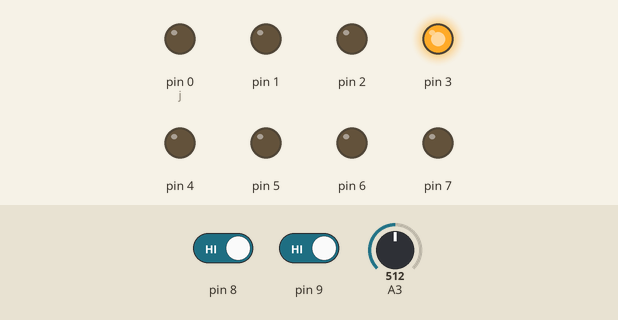
Bench run of a sketch on a simulated Arduino Uno, built with avr-gcc and run on an emulated ATmega328P. On the bench: output pins drawn as LEDs (lit = HIGH). Dashed ring = blinking. The inputs (shaded band) are chosen by the test bench; at power-on: A3 = 512, pin 8 HIGH, pin 9 HIGH. Random numbers use the default seed unless the sketch sets one.

Above: at 1.8 s.
1.9 s: A3 set to 4
At 3.4 s:
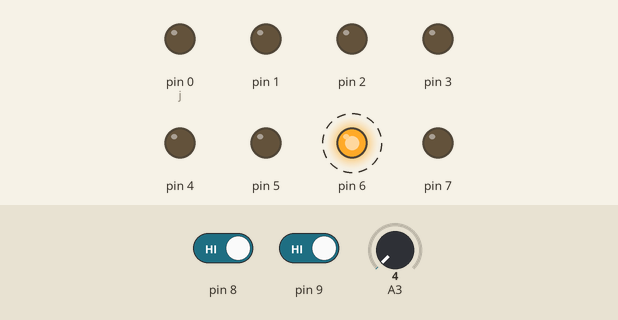
5.0 s: A3 set to 1
At 7.6 s:
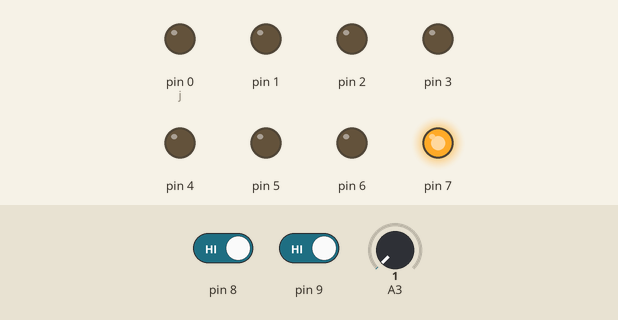
8.1 s: A3 set to 18
At 11.1 s:
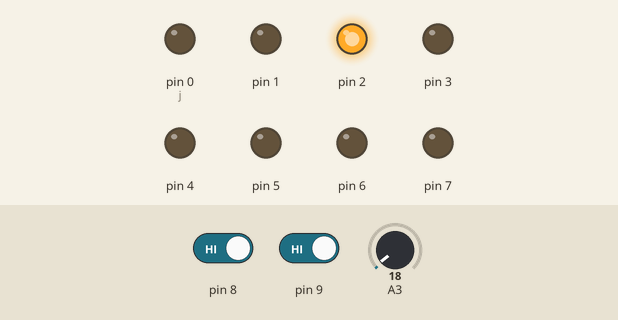
11.2 s: pin 8 driven LOW
14.3 s: pin 8 driven HIGH
At 17.3 s:
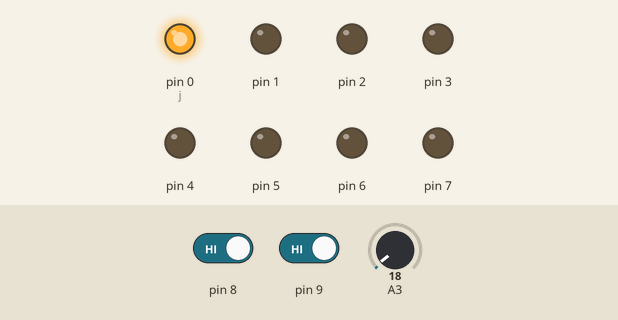
17.4 s: pin 9 driven LOW
Timing chart, 0 to 31.0 s (numbered marks = the images above; inputs shaded):
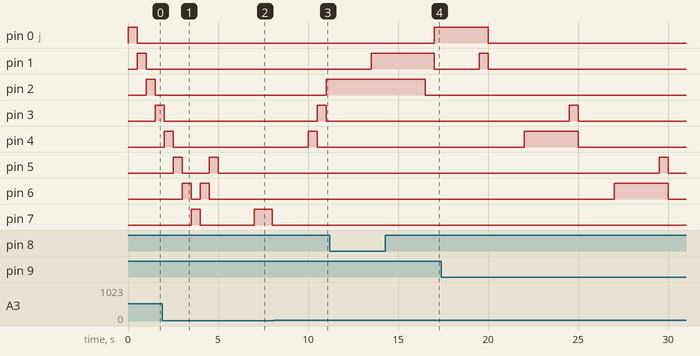

The sketch:

Blink.ino
```cpp
/*int sensorPin = A3;
bool x = 0;
int i=0;

// the setup function runs once when you press reset or power the board
void setup() {
  // initialize digital pin LED_BUILTIN as an output.
  pinMode(LED_BUILTIN, OUTPUT);
  pinMode(7,OUTPUT);
  pinMode(6,OUTPUT);
  pinMode(5,OUTPUT);
  pinMode(4,OUTPUT);
  pinMode(3,OUTPUT);
  pinMode(2,OUTPUT);
  //pinMode(1,OUTPUT);
  pinMode(8, INPUT_PULLUP);
}*/

// the loop function runs over and over again forever
//void loop() {
  /*digitalWrite(LED_BUILTIN, HIGH);   // turn the LED on (HIGH is the voltage level)
  delay(100);                       // wait for a second
  digitalWrite(LED_BUILTIN, LOW);    // turn the LED off by making the voltage LOW
  delay(100);  // wait for a second
  digitalWrite(5, HIGH);
  delay(1000);
  digitalWrite(5, LOW);
  delay(1000);*/
  /*digitalWrite(3, HIGH);
  delay(500);
  digitalWrite(3, LOW);
  digitalWrite(4, HIGH);
  delay(500);
  digitalWrite(4, LOW);
  digitalWrite(5, HIGH);
  delay(500);
  digitalWrite(5, LOW);
  digitalWrite(6, HIGH);
  delay(500);
  digitalWrite(6, LOW);
  digitalWrite(7, HIGH);
  delay(500);
  digitalWrite(7, LOW);
  digitalWrite(6, HIGH);
  delay(500);
  digitalWrite(6, LOW);
  digitalWrite(5, HIGH);
  delay(500);
  digitalWrite(5, LOW);
  digitalWrite(4, HIGH);
  delay(500);
  digitalWrite(4, LOW); */
  //digitalWrite(3, HIGH);
  //delay(500);


//}


// PROGRAM 5
/*void loop() {
  digitalWrite(LED_BUILTIN, HIGH);   // turn the LED on (HIGH is the voltage level)
  delay(100);                       // wait for a 0.1*second
  delay(500);
  delay(1000);
  digitalWrite(LED_BUILTIN, LOW);    // turn the LED off by making the voltage LOW
  delay(100);  // wait for a 0.1*second
  delay(500);
  delay(1000);
} */

// PROGRAM 6

//void loop() {
  /*digitalWrite(LED_BUILTIN, HIGH);   // turn the LED on (HIGH is the voltage level)
  delay(100);                       // wait for a second
  digitalWrite(LED_BUILTIN, LOW);    // turn the LED off by making the voltage LOW
  delay(100);  // wait for a second
  digitalWrite(5, HIGH);
  delay(1000);
  digitalWrite(5, LOW);
  delay(1000);*/
 /* digitalWrite(3, HIGH);
  delay(500);
  digitalWrite(3, LOW);
  digitalWrite(4, HIGH);
  delay(500);
  digitalWrite(4, LOW);
  digitalWrite(5, HIGH);
  delay(500);
  digitalWrite(5, LOW);
  digitalWrite(6, HIGH);
  delay(500);
  digitalWrite(6, LOW);
  digitalWrite(7, HIGH);
  delay(500);
  digitalWrite(7, LOW);
  digitalWrite(6, HIGH);
  delay(500);
  digitalWrite(6, LOW);
  digitalWrite(5, HIGH);
  delay(500);
  digitalWrite(5, LOW);
  digitalWrite(4, HIGH);
  delay(500);
  digitalWrite(4, LOW);
} */


// PROGRAM 7
/*void loop() {

  if (digitalRead(8) == LOW) {
  digitalWrite(5, HIGH); }
  if (digitalRead(8) == HIGH) {
  digitalWrite(5, LOW); }

}*/

// PROGRAM 8
/*
const int S1 = 8;const int S2 = 9;

int StanS1 = 0;int StanS2 = 0;

void setup() {
  pinMode(0,OUTPUT);pinMode(1,OUTPUT);pinMode(2,OUTPUT);pinMode(3,OUTPUT);pinMode(4,OUTPUT);pinMode(5,OUTPUT);pinMode(6,OUTPUT);pinMode(7,OUTPUT);
  pinMode(S1,INPUT);pinMode(S2,INPUT);
}

void loop() {
StanS1 = digitalRead(S1); StanS2 = digitalRead(S2);

if(StanS1 == HIGH && StanS2 == LOW){
 digitalWrite(0, HIGH);delay(200);
 digitalWrite(1, HIGH);delay(200);
 digitalWrite(2, HIGH);delay(200);
 digitalWrite(3, HIGH);delay(200);
 digitalWrite(4, HIGH);delay(200);
 digitalWrite(5, HIGH);delay(200);
 digitalWrite(6, HIGH);delay(200);
 digitalWrite(7, HIGH);delay(200);
 digitalWrite(0, LOW);delay(200);
 digitalWrite(1, LOW);delay(200);
 digitalWrite(2, LOW);delay(200);
 digitalWrite(3, LOW);delay(200);
 digitalWrite(4, LOW);delay(200);
 digitalWrite(5, LOW);delay(200);
 digitalWrite(6, LOW);delay(200);
 digitalWrite(7, LOW);delay(200);
}else if(StanS1 == LOW && StanS2 == LOW){
 digitalWrite(7, HIGH);delay(200);
 digitalWrite(6, HIGH);delay(200);
 digitalWrite(5, HIGH);delay(200);
 digitalWrite(4, HIGH);delay(200);
 digitalWrite(3, HIGH);delay(200);
 digitalWrite(2, HIGH);delay(200);
 digitalWrite(1, HIGH);delay(200);
 digitalWrite(0, HIGH);delay(200);
 digitalWrite(7, LOW);delay(200);
 digitalWrite(6, LOW);delay(200);
 digitalWrite(5, LOW);delay(200);
 digitalWrite(4, LOW);delay(200);
 digitalWrite(3, LOW);delay(200);
 digitalWrite(2, LOW);delay(200);
 digitalWrite(1, LOW);delay(200);
 digitalWrite(0, LOW);delay(200);
}if(StanS1 == HIGH && StanS2 == HIGH){
 digitalWrite(0, HIGH);delay(200);
 digitalWrite(1, HIGH);delay(200);
 digitalWrite(0, LOW);delay(200);
 digitalWrite(2, HIGH);delay(200);
 digitalWrite(1, LOW);delay(200);
 digitalWrite(3, HIGH);delay(200);
 digitalWrite(2, LOW);delay(200);
 digitalWrite(4, HIGH);delay(200);
 digitalWrite(3, LOW);delay(200);
 digitalWrite(5, HIGH);delay(200);
 digitalWrite(4, LOW);delay(200);
 digitalWrite(6, HIGH);delay(200);
 digitalWrite(5, LOW);delay(200);
 digitalWrite(7, HIGH);delay(200);
 digitalWrite(6, LOW);delay(200);
 digitalWrite(7, LOW);delay(200);
}else if(StanS1 == LOW && StanS2 == HIGH){
 digitalWrite(7, HIGH);delay(200);
 digitalWrite(6, HIGH);delay(200);
 digitalWrite(7, LOW);delay(200);
 digitalWrite(5, HIGH);delay(200);
 digitalWrite(6, LOW);delay(200);
 digitalWrite(4, HIGH);delay(200);
 digitalWrite(5, LOW);delay(200);
 digitalWrite(3, HIGH);delay(200);
 digitalWrite(4, LOW); delay(200);
 digitalWrite(2, HIGH); delay(200);
 digitalWrite(3, LOW); delay(200);
 digitalWrite(1, HIGH); delay(200);
 digitalWrite(2, LOW); delay(200);
 digitalWrite(0, HIGH);delay(200);
 digitalWrite(1, LOW); delay(200);
 digitalWrite(0, LOW); delay(200);
}
}*/

// PROGRAM 8C

int t = 500, i = 0, j = 0, k = 0, a = -1, w = 0, s=0, b = 0, l = 0, sw3 = 0, r = 0;
void setup() {

  pinMode(0, OUTPUT);
  pinMode(1, OUTPUT);
  pinMode(2, OUTPUT);
  pinMode(3, OUTPUT);

  pinMode(4, OUTPUT);
  pinMode(5, OUTPUT);
  pinMode(6, OUTPUT);
  pinMode(7, OUTPUT);

  pinMode(8, INPUT);
  pinMode(10, INPUT);
  pinMode(11, INPUT);
  pinMode(12, INPUT);
  pinMode(13, INPUT);
}


void loop() {

  //if (digitalRead(13) == LOW) digitalWrite(3, HIGH);
  //else digitalWrite(3, LOW);

if (sw3 == 0){
  k = (i-a)%8;
  j = i%8;
  if(j == 7 || j == 0) a = -a;


  digitalWrite(j, HIGH);
  digitalWrite(k, LOW);
  delay(t);

  i+=a;
} else {

    digitalWrite(r, LOW);
    r = random(8);
    digitalWrite(r, HIGH);
    delay(1000);
}

  if (digitalRead(8) == LOW && s == 0) {
    s = 1;
    a = -a;
    //digitalWrite(3, HIGH);
    //delay(3000);
  }


// switch 2 -------------------------------------
  if (digitalRead(9) == LOW && s == 0 && b == 0) {
    s = 1; b = 1;
    a = 3;
    //digitalWrite(3, HIGH);
    //delay(3000);
  }
  else if (digitalRead(9) == LOW && s == 0 && b == 1){
    s = 1; b = 0; a = -1;
    for (l = 0; l < 8; l++)
      digitalWrite(l, LOW);
  }

//switch 3 --------------------

  w = analogRead(A3);
  if (w <= 2 && s == 0 && sw3 == 0) {
    s = 1; sw3 = 1;
    for (l = 0; l < 8; l++)
      digitalWrite(l, LOW);

  }
  else if (w <= 2 && s == 0 && sw3 == 1) {
    s = 1;
    for (l = 0; l < 8; l++)
      digitalWrite(l, LOW);
    sw3 = 0;
  }


  if(s == 1) {
    delay(2000); s = 0;
  }


}
```

Measured:
- the behaviour switches between 3 and 2 on A3 (found by bisection; images 1 and 2)
- after the input at 5.0 s, pin 7: LOW → HIGH after 2.0 s, → LOW 1.0 s later
- after the input at 8.1 s, pin 2: LOW → HIGH after 2.9 s; pin 3: LOW → HIGH after 2.4 s, → LOW 0.50 s later
- after the input at 14.3 s, pin 0 (j): LOW → HIGH after 2.7 s; pin 1: HIGH → LOW after 2.7 s; pin 2: HIGH → LOW after 2.2 s
